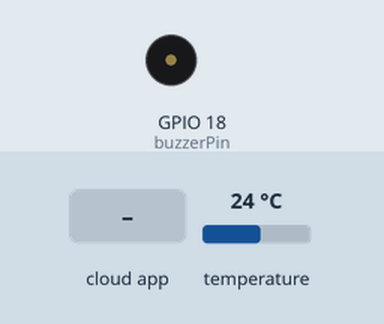
This sketch was run on a simulated ESP32. Parts: buzzer (waves = sounding). The inputs (shaded band) are chosen by the test bench; at power-on: temperature 24 °C. WiFi joins after 1.5 s; servers stay silent unless stated; the Firebase database answers and starts empty; what the sketch prints to the serial monitor is not drawn.

Above: at 3.4 s.
3.5 s: the phone or cloud app sets play to 1
At 4.9 s:
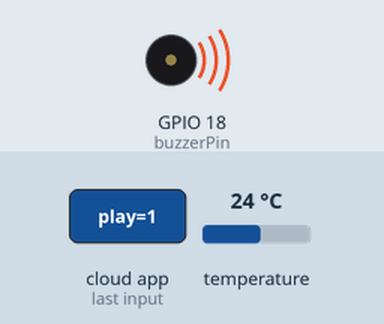
Timing chart, 0 to 11.3 s (numbered marks = the images above; inputs shaded):
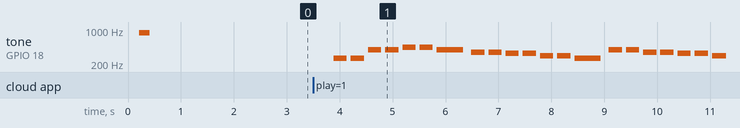

Measured:
- after the input at 3.5 s, tone on GPIO 18 (buzzerPin): plays 262 Hz for 0.25 s, 262 Hz for 0.25 s, 392 Hz for 0.25 s, 392 Hz for 0.25 s, 440 Hz for 0.25 s, 440 Hz for 0.25 s … (21 notes in this stretch), starting after 0.39 s

The sketch:

sketch.ino
```cpp
#include <WiFi.h>
#include <Firebase_ESP_Client.h>
#include <OneWire.h>
#include <DallasTemperature.h>
#include "addons/TokenHelper.h"
#include "addons/RTDBHelper.h"
#include "pitches.h"

// ===================== KONFIGURACJA =====================

#define WIFI_SSID ""
#define WIFI_PASSWORD ""

#define API_KEY ""
#define DATABASE_URL ""
#define USER_EMAIL ""
#define USER_PASSWORD ""

const int buzzerPin = 18;
const int tempPin = 23;

OneWire oneWire(tempPin);
DallasTemperature tempSensor(&oneWire);

const int song0Notes[] = {
  NOTE_C4, NOTE_C4, NOTE_G4, NOTE_G4, NOTE_A4, NOTE_A4, NOTE_G4,
  NOTE_F4, NOTE_F4, NOTE_E4, NOTE_E4, NOTE_D4, NOTE_D4, NOTE_C4,
  NOTE_G4, NOTE_G4, NOTE_F4, NOTE_F4, NOTE_E4, NOTE_E4, NOTE_D4,
  NOTE_G4, NOTE_G4, NOTE_F4, NOTE_F4, NOTE_E4, NOTE_E4, NOTE_D4,
  NOTE_C4, NOTE_C4, NOTE_G4, NOTE_G4, NOTE_A4, NOTE_A4, NOTE_G4,
  NOTE_F4, NOTE_F4, NOTE_E4, NOTE_E4, NOTE_D4, NOTE_D4, NOTE_C4,
  REST,
  NOTE_C4, NOTE_C4, NOTE_G4, NOTE_G4, NOTE_A4, NOTE_A4, NOTE_G4,
  NOTE_F4, NOTE_F4, NOTE_E4, NOTE_E4, NOTE_D4, NOTE_D4, NOTE_C4,
  NOTE_G4, NOTE_G4, NOTE_F4, NOTE_F4, NOTE_E4, NOTE_E4, NOTE_D4,
  NOTE_G4, NOTE_G4, NOTE_F4, NOTE_F4, NOTE_E4, NOTE_E4, NOTE_D4,
  NOTE_C4, NOTE_C4, NOTE_G4, NOTE_G4, NOTE_A4, NOTE_A4, NOTE_G4,
  NOTE_F4, NOTE_F4, NOTE_E4, NOTE_E4, NOTE_D4, NOTE_D4, NOTE_C4
};
const int song0Durations[] = {
  4, 4, 4, 4, 4, 4, 2,
  4, 4, 4, 4, 4, 4, 2,
  4, 4, 4, 4, 4, 4, 2,
  4, 4, 4, 4, 4, 4, 2,
  4, 4, 4, 4, 4, 4, 2,
  4, 4, 4, 4, 4, 4, 2,
  2,
  4, 4, 4, 4, 4, 4, 2,
  4, 4, 4, 4, 4, 4, 2,
  4, 4, 4, 4, 4, 4, 2,
  4, 4, 4, 4, 4, 4, 2,
  4, 4, 4, 4, 4, 4, 2,
  4, 4, 4, 4, 4, 4, 2
};

const int song1Notes[] = {
  NOTE_E5, NOTE_E5, REST, NOTE_E5, REST, NOTE_C5, NOTE_E5, REST,
  NOTE_G5, REST, NOTE_G4, REST,
  NOTE_C5, REST, NOTE_G4, REST, NOTE_E4, REST,
  NOTE_A4, NOTE_B4, NOTE_AS4, NOTE_A4,
  NOTE_G4, NOTE_E5, NOTE_G5, NOTE_A5, NOTE_F5, NOTE_G5,
  REST, NOTE_E5, NOTE_C5, NOTE_D5, NOTE_B4, REST,
  NOTE_C5, REST, NOTE_G4, REST, NOTE_E4, REST,
  NOTE_A4, NOTE_B4, NOTE_AS4, NOTE_A4,
  NOTE_G4, NOTE_E5, NOTE_G5, NOTE_A5, NOTE_F5, NOTE_G5,
  REST, NOTE_E5, NOTE_C5, NOTE_D5, NOTE_B4, REST,
  NOTE_G5, NOTE_FS5, NOTE_F5, NOTE_DS5, NOTE_E5,
  REST, NOTE_GS4, NOTE_A4, NOTE_C5, REST, NOTE_A4, NOTE_C5, NOTE_D5,
  REST, NOTE_DS5, REST, NOTE_D5,
  NOTE_C5, REST,
  NOTE_G5, NOTE_FS5, NOTE_F5, NOTE_DS5, NOTE_E5,
  REST, NOTE_GS4, NOTE_A4, NOTE_C5, REST, NOTE_A4, NOTE_C5, NOTE_D5,
  REST, NOTE_DS5, REST, NOTE_D5,
  NOTE_C5, REST
};
const int song1Durations[] = {
  8, 8, 8, 8, 8, 8, 8, 8,
  4, 4, 8, 4,
  4, 8, 8, 4, 4, 8,
  4, 4, 8, 4,
  8, 8, 8, 4, 8, 8,
  8, 4, 8, 8, 4, 8,
  4, 8, 8, 4, 4, 8,
  4, 4, 8, 4,
  8, 8, 8, 4, 8, 8,
  8, 4, 8, 8, 4, 8,
  8, 8, 8, 4, 8,
  8, 8, 8, 8, 8, 8, 8, 4,
  4, 4, 8, 4,
  2, 2,
  8, 8, 8, 4, 8,
  8, 8, 8, 8, 8, 8, 8, 4,
  4, 4, 8, 4,
  2, 2
};

const int song2Notes[] = {
  NOTE_D4, NOTE_B4, NOTE_A4, NOTE_G4, NOTE_D4,
  NOTE_D4, NOTE_B4, NOTE_A4, NOTE_G4, NOTE_E4,
  NOTE_E4, NOTE_C5, NOTE_B4, NOTE_A4, NOTE_FS4,
  NOTE_D5, NOTE_D5, NOTE_C5, NOTE_A4, NOTE_B4, NOTE_G4,
  NOTE_D4, NOTE_B4, NOTE_A4, NOTE_G4, NOTE_D4,
  NOTE_D4, NOTE_B4, NOTE_A4, NOTE_G4, NOTE_E4,
  NOTE_E4, NOTE_C5, NOTE_B4, NOTE_A4,
  NOTE_D5, NOTE_D5, NOTE_D5, NOTE_D5, NOTE_E5, NOTE_D5, NOTE_C5, NOTE_A4, NOTE_G4,
  REST,
  NOTE_B4, NOTE_B4, NOTE_B4,
  NOTE_B4, NOTE_B4, NOTE_B4,
  NOTE_B4, NOTE_D5, NOTE_G4, NOTE_A4, NOTE_B4,
  NOTE_C5, NOTE_C5, NOTE_C5, NOTE_C5, NOTE_C5, NOTE_B4, NOTE_B4, NOTE_B4, NOTE_B4,
  NOTE_A4, NOTE_A4, NOTE_B4, NOTE_A4, NOTE_D5,
  NOTE_B4, NOTE_B4, NOTE_B4,
  NOTE_B4, NOTE_B4, NOTE_B4,
  NOTE_B4, NOTE_D5, NOTE_G4, NOTE_A4, NOTE_B4,
  NOTE_C5, NOTE_C5, NOTE_C5, NOTE_C5, NOTE_C5, NOTE_B4, NOTE_B4, NOTE_B4, NOTE_B4,
  NOTE_D5, NOTE_D5, NOTE_C5, NOTE_A4, NOTE_G4
};
const int song2Durations[] = {
  4, 4, 4, 4, 2,
  4, 4, 4, 4, 2,
  4, 4, 4, 4, 2,
  4, 4, 4, 4, 2, 2,
  4, 4, 4, 4, 2,
  4, 4, 4, 4, 2,
  4, 4, 4, 4,
  8, 8, 8, 8, 4, 4, 4, 4, 2,
  2,
  8, 8, 4,
  8, 8, 4,
  8, 8, 8, 8, 2,
  8, 8, 8, 8, 8, 8, 8, 16, 16,
  8, 8, 8, 4, 4,
  8, 8, 4,
  8, 8, 4,
  8, 8, 8, 8, 2,
  8, 8, 8, 8, 8, 8, 8, 16, 16,
  8, 8, 8, 4, 2
};

struct Song {
  const char* name;
  const int* notes;
  const int* durations;
  int length;
};

const Song songs[] = {
  { "Gwiazdeczka", song0Notes, song0Durations, sizeof(song0Notes) / sizeof(song0Notes[0]) },
  { "Mario", song1Notes, song1Durations, sizeof(song1Notes) / sizeof(song1Notes[0]) },
  { "Jingle Bells", song2Notes, song2Durations, sizeof(song2Notes) / sizeof(song2Notes[0]) }
};

const int songCount = sizeof(songs) / sizeof(songs[0]);

FirebaseData fbdo;
FirebaseAuth auth;
FirebaseConfig config;

const char* playPath = "/board1/buzzer/play";
const char* songPath = "/board1/buzzer/song";
const char* tempPath = "/board1/sensors/temperature";

bool isPlaying = false;
int selectedSong = 0;
unsigned long lastFirebaseCheck = 0;
unsigned long lastTempRead = 0;
const unsigned long firebaseInterval = 400;
const unsigned long tempInterval = 2000;
float lastTemperature = NAN;

void playMelody() {
  if (isPlaying) {
    return;
  }
  isPlaying = true;

  if (selectedSong < 0 || selectedSong >= songCount) {
    selectedSong = 0;
  }

  const Song& song = songs[selectedSong];
  Serial.printf("Odtwarzanie: %s\n", song.name);

  for (int thisNote = 0; thisNote < song.length; thisNote++) {
    int noteDuration = 1000 / song.durations[thisNote];

    if (song.notes[thisNote] != REST) {
      tone(buzzerPin, song.notes[thisNote], noteDuration);
    }

    delay((int)(noteDuration * 1.30));
    noTone(buzzerPin);
  }

  if (Firebase.ready()) {
    if (!Firebase.RTDB.setBool(&fbdo, playPath, false)) {
      Serial.printf("Błąd resetu play: %s\n", fbdo.errorReason().c_str());
    }
  }

  Serial.println("Melodia zakończona");
  isPlaying = false;
}

void readTemperature() {
  unsigned long now = millis();
  if (now - lastTempRead < tempInterval) {
    return;
  }
  lastTempRead = now;

  tempSensor.requestTemperatures();
  float celsius = tempSensor.getTempCByIndex(0);

  if (celsius <= DEVICE_DISCONNECTED_C + 0.5 || celsius > 125.0) {
    Serial.println("DS18B20: brak odczytu (sprawdź VCC, GND, pin 23 i rezystor 4.7k)");
    return;
  }

  lastTemperature = celsius;
  Serial.printf("Temperatura: %.2f °C\n", celsius);

  if (Firebase.ready()) {
    if (!Firebase.RTDB.setFloat(&fbdo, tempPath, celsius)) {
      Serial.printf("Błąd zapisu temperatury: %s\n", fbdo.errorReason().c_str());
    }
  }
}

void pollFirebase() {
  if (!Firebase.ready()) {
    return;
  }

  unsigned long now = millis();
  if (now - lastFirebaseCheck < firebaseInterval) {
    return;
  }
  lastFirebaseCheck = now;

  if (Firebase.RTDB.getInt(&fbdo, songPath)) {
    int id = fbdo.intData();
    if (id >= 0 && id < songCount) {
      selectedSong = id;
    }
  }

  if (Firebase.RTDB.getBool(&fbdo, playPath)) {
    if (fbdo.boolData()) {
      Serial.println("Żądanie zdalne — odtwarzanie");
      playMelody();
    }
  } else {
    Serial.printf("Błąd odczytu play: %s\n", fbdo.errorReason().c_str());
  }
}

void setup() {
  Serial.begin(115200);
  delay(200);

  pinMode(buzzerPin, OUTPUT);
  tempSensor.begin();
  tempSensor.setWaitForConversion(true);

  Serial.printf("DS18B20 na GPIO %d, znaleziono czujników: %d\n", tempPin, tempSensor.getDeviceCount());

  Serial.println("Test buzzera...");
  tone(buzzerPin, 880, 200);
  delay(250);
  noTone(buzzerPin);

  Serial.println("Łączenie z WiFi...");
  WiFi.begin(WIFI_SSID, WIFI_PASSWORD);
  while (WiFi.status() != WL_CONNECTED) {
    Serial.print(".");
    delay(500);
  }
  Serial.println("\nPołączono z WiFi!");

  config.api_key = API_KEY;
  config.database_url = DATABASE_URL;
  config.token_status_callback = tokenStatusCallback;
  config.timeout.serverResponse = 8 * 1000;

  auth.user.email = USER_EMAIL;
  auth.user.password = USER_PASSWORD;

  Firebase.begin(&config, &auth);
  Firebase.reconnectWiFi(true);

  Serial.print("Oczekiwanie na Firebase");
  unsigned long startWait = millis();
  while (!Firebase.ready() && millis() - startWait < 15000) {
    Serial.print(".");
    delay(300);
  }
  Serial.println();

  if (!Firebase.ready()) {
    Serial.println("UWAGA: Firebase nie jest gotowe — temperatura będzie tylko w Serial Monitor.");
  } else {
    if (!Firebase.RTDB.setBool(&fbdo, playPath, false)) {
      Serial.printf("Błąd zapisu play: %s\n", fbdo.errorReason().c_str());
    }
    if (!Firebase.RTDB.setInt(&fbdo, songPath, selectedSong)) {
      Serial.printf("Błąd zapisu song: %s\n", fbdo.errorReason().c_str());
    }
    Serial.println("Firebase - połączono");
  }

  Serial.println("Gotowe. Melodie sterujesz ze strony, temperatura z DS18B20 (GPIO 23).");
}

void loop() {
  readTemperature();
  pollFirebase();
  delay(20);
}
```

pitches.h
```cpp
// (licence header left out)
#ifndef pitches_h
#define pitches_h

#define NOTE_B0  31
#define NOTE_C1  33
#define NOTE_CS1 35
#define NOTE_D1  37
#define NOTE_DS1 39
#define NOTE_E1  41
#define NOTE_F1  44
#define NOTE_FS1 46
#define NOTE_G1  49
#define NOTE_GS1 52
#define NOTE_A1  55
#define NOTE_AS1 58
#define NOTE_B1  62
#define NOTE_C2  65
#define NOTE_CS2 69
#define NOTE_D2  73
#define NOTE_DS2 78
#define NOTE_E2  82
#define NOTE_F2  87
#define NOTE_FS2 93
#define NOTE_G2  98
#define NOTE_GS2 104
#define NOTE_A2  110
#define NOTE_AS2 117
#define NOTE_B2  123
#define NOTE_C3  131
#define NOTE_CS3 139
#define NOTE_DB3 139
#define NOTE_D3  147
#define NOTE_DS3 156
#define NOTE_EB3 156
#define NOTE_E3  165
#define NOTE_F3  175
#define NOTE_FS3 185
#define NOTE_G3  196
#define NOTE_GS3 208
#define NOTE_A3  220
#define NOTE_AS3 233
#define NOTE_B3  247
#define NOTE_C4  262
#define NOTE_CS4 277
#define NOTE_D4  294
#define NOTE_DS4 311
#define NOTE_E4  330
#define NOTE_F4  349
#define NOTE_FS4 370
#define NOTE_G4  392
#define NOTE_GS4 415
#define NOTE_A4  440
#define NOTE_AS4 466
#define NOTE_B4  494
#define NOTE_C5  523
#define NOTE_CS5 554
#define NOTE_D5  587
#define NOTE_DS5 622
#define NOTE_E5  659
#define NOTE_F5  698
#define NOTE_FS5 740
#define NOTE_G5  784
#define NOTE_GS5 831
#define NOTE_A5  880
#define NOTE_AS5 932
#define NOTE_B5  988
#define NOTE_C6  1047
#define NOTE_CS6 1109
#define NOTE_D6  1175
#define NOTE_DS6 1245
#define NOTE_E6  1319
#define NOTE_F6  1397
#define NOTE_FS6 1480
#define NOTE_G6  1568
#define NOTE_GS6 1661
#define NOTE_A6  1760
#define NOTE_AS6 1865
#define NOTE_B6  1976
#define NOTE_C7  2093
#define NOTE_CS7 2217
#define NOTE_D7  2349
#define NOTE_DS7 2489
#define NOTE_E7  2637
#define NOTE_F7  2794
#define NOTE_FS7 2960
#define NOTE_G7  3136
#define NOTE_GS7 3322
#define NOTE_A7  3520
#define NOTE_AS7 3729
#define NOTE_B7  3951
#define NOTE_C8  4186
#define NOTE_CS8 4435
#define NOTE_D8  4699
#define NOTE_DS8 4978
#define REST     0

#endif
```
